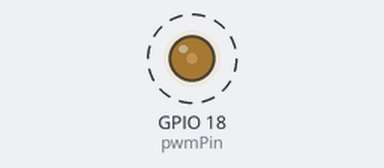
Simulated run of this sketch. Board: ESP32. Parts: output pins drawn as LEDs (lit = HIGH). Dashed ring = blinking.

Above: at 0.05 s.
Timing chart, 0 to 3.0 s (numbered marks = the images above):
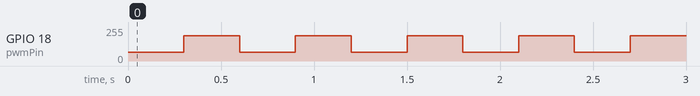

The sketch:

pwm_test.ino
```cpp
// PWM test on an ESP32: 1 kHz, 8-bit resolution, alternating 25% and 75% duty.
// Captured on a sigrok FX2 logic analyzer in PulseView.
int pwmPin = 18;
int freq = 1000;        // 1 kHz
int resolution = 8;     // 8-bit: duty 0-255

void setup() {
  ledcAttach(pwmPin, freq, resolution);
}

void loop() {
  ledcWrite(pwmPin, 64);    // ~25% duty
  delay(300);
  ledcWrite(pwmPin, 191);   // ~75% duty
  delay(300);
}
```

Measured:
- by itself, GPIO 18 (pwmPin): alternates 190/255 for 0.30 s and 64/255 for 0.30 s
